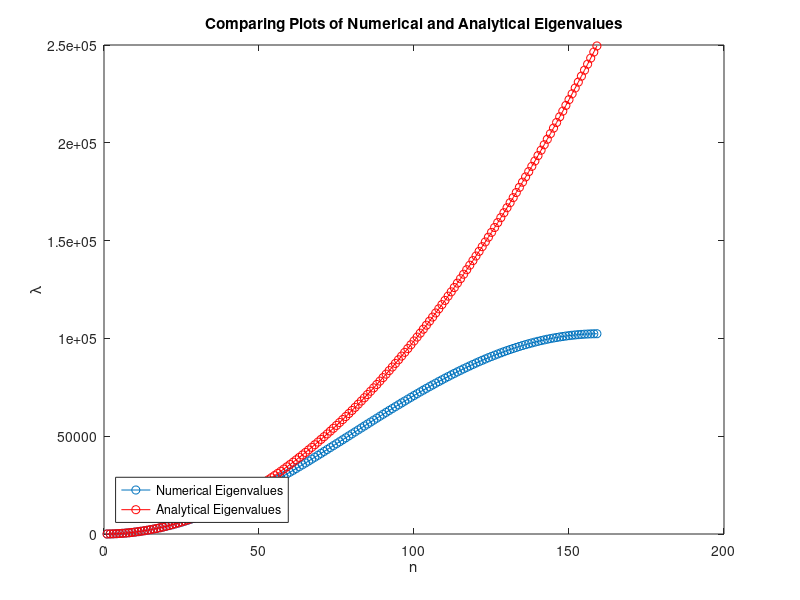

This figure's MATLAB source: (Note: this script raises an error after producing the figure.)
%ASSIGN 4 Part II

% from assign 1: matrix A for -u'' 

%Q1 -> take N = 40,80,160
N=160

x = linspace(0,1,N+1) 

%Matrix A from assign 1 for equation: -u'' = f
b = -(N^2)*ones(N-1,1); 
c = (2*N^2 + 0)*ones(N-1,1); 
A = spdiags([b c b], [1 0 -1], N-1, N-1); %
A;

lambdas = eig(A) %numerical lambda values corresponding to theoretical values for lambda >0

n = 1:N-1;

analytic_lam = (n.^2 .*pi.^2) %lambda >0 as in q1

plot(n,lambdas,'-o')
hold on
plot(n,analytic_lam,'-o','color','r')
hold off

legend("Numerical Eigenvalues", "Analytical Eigenvalues",'Location','southwest')
title('Comparing Plots of Numerical and Analytical Eigenvalues')
xlabel('n') 
ylabel('\lambda')

%%

%plot and compare the 30 smallest eigenvalues

N = 300 %interested in N = 31,60,300,3000,30000

x = linspace(0,1,N+1)

b = -(N^2)*ones(N-1,1); 
c = (2*N^2 + 0)*ones(N-1,1); 
A = spdiags([b c b], [1 0 -1], N-1, N-1); %
A;

eigenv_numeric_30 = eigs(A,30, 'smallestabs')

n = 1:30
eigenv_analytical_30 = [(n.^2 .*pi.^2)]

plot(n,eigenv_numeric_30,'o-','color','blue')
hold on
plot(n,eigenv_analytical_30,'o-','color','red')
legend("First 30 smallest Numerical Eigenvalues", "First 30 Analytical Eigenvalues",'Location','southwest')
title('Plotting the first 30 smallest Numerical Eigenvalues vs the first 30 analytical eigenvalues')
xlabel('n') 
ylabel('\lambda')

maxerror = abs(eigenv_analytical_30(30)-eigenv_numeric_30(30))./eigenv_analytical_30(30)

%%


for N = [31,60,300,3000,30000] 
    x = linspace(0,1,N+1)

    b = -(N^2)*ones(N-1,1); 
    c = (2*N^2 + 0)*ones(N-1,1); 
    A = spdiags([b c b], [1 0 -1], N-1, N-1); %
    A;

    eigenv_numeric_30 = eigs(A,30, 'smallestabs')

    n = 1:30
    eigenv_analytical_30 = [(n.^2 .*pi.^2)]

    plot(n,eigenv_numeric_30,'o-')
    hold on
end
plot(n,eigenv_analytical_30,'o-','color','red')
hold off

legend("First 30 Numerical Eigenvalues N = 31","First 30 Numerical Eigenvalues N = 60","First 30 Numerical Eigenvalues N = 300","First 30 Numerical Eigenvalues N = 3000","First 30 Numerical Eigenvalues N = 30000", "First 30 Analytical Eigenvalues",'Location','southwest')
title('Plotting the first 30 smallest Numerical Eigenvalues vs the first 30 analytical eigenvalues for different N where Lv = -v^{\prime \prime}')
xlabel('n') 
ylabel('\lambda')



%%
%Consider Operator Lv = -v'' + a(x)v (from assignment 1 part II)

N = 3000 %N=31,60,300,3000,30000

x = linspace(0,1,N+1)

h = -(N^2)*ones(N-1,1); %the diagonals directly beneath and above A
g = (2*N^2)*ones(N-1,1); %the main diagonal of A
B = spdiags([h g h], [1 0 -1], N-1, N-1); %using spdiags to create A using the vectors b and c that we just created

a = [exp(x.^3 - x)]';
a(1) = []; a(end) = [];

C = spdiags([a], [0], N-1, N-1);
A2 = B + C;

%f2 = [cos(x.^2) + 3./(x+1)]'; %gives f for all x, we dont want f1 or fN+1 in calculating U
%f2(1) = []; f2(end) = []; %removes f(x1) and f(xN+1) from f
%U4 = D\f2; %finds U for U2....UN
%U = [0, U4', 0]'; %defines U(x1=0) =0 and U(xN+1 = 1) = 0

%compute 1st 30 eigenvalues of A

EigenVals30 = eigs(A2,30, 'smallestabs')

plot(1:30,EigenVals30,'o-')
title('Plotting the first 30 smallest Numerical Eigenvalues for Lv = -v^{\prime \prime} + a(x)v')
xlabel('n') 
ylabel('\lambda')

%%

for N = [31,60,300,3000,30000] 
    x = linspace(0,1,N+1)
    
    h = -(N^2)*ones(N-1,1); %the diagonals directly beneath and above A
    g = (2*N^2)*ones(N-1,1); %the main diagonal of A
    B = spdiags([h g h], [1 0 -1], N-1, N-1); %using spdiags to create A using the vectors b and c that we just created

    a = [exp(x.^3 - x)]';
    a(1) = []; a(end) = [];

    C = spdiags([a], [0], N-1, N-1);
    A2 = B + C;
    
    EigenVals30 = eigs(A2,30, 'smallestabs')
    n = 1:30
    
    plot(n,EigenVals30,'o-')
    hold on
end

title('Plotting the first 30 smallest Numerical Eigenvalues for Lv = -v^{\prime \prime} + a(x)v for different N values')
legend("N = 31","N = 60","N = 300","N = 3000","N = 30000",'Location','southwest')
xlabel('n') 
ylabel('\lambda')



%%

N = 31 %N=31,60,300,3000,30000

x = linspace(0,1,N+1)

h = -(N^2)*ones(N-1,1); %the diagonals directly beneath and above A
g = (2*N^2)*ones(N-1,1); %the main diagonal of A
B = spdiags([h g h], [1 0 -1], N-1, N-1); %using spdiags to create A using the vectors b and c that we just created

a = [exp(x.^3 - x)]';
a(1) = []; a(end) = [];

C = spdiags([a], [0], N-1, N-1);
A2 = B + C;


EigenVals30 = eigs(A2,30, 'smallestabs')


%calc reference eigenvalue so we can calculate relative errors:

M = 300000;
x = linspace(0,1,M+1)

h = -(M^2)*ones(M-1,1); %the diagonals directly beneath and above A
g = (2*M^2)*ones(M-1,1); %the main diagonal of A
B2 = spdiags([h g h], [1 0 -1], M-1, M-1); %using spdiags to create A using the vectors b and c that we just created
a = [exp(x.^3 - x)]';
a(1) = []; a(end) = [];
C2 = spdiags([a], [0], M-1, M-1);
A3 = B2 + C2;

LambdaRef = eigs(A3,30, 'smallestabs')
LambdaRef30 = LambdaRef(30)

maxerror = abs(LambdaRef30-EigenVals30(30))./LambdaRef30
